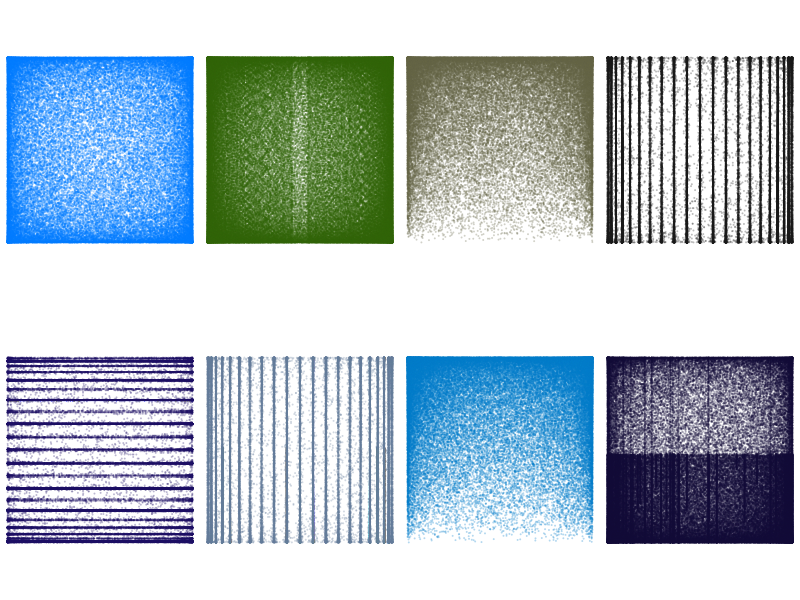

This chart was generated by the following R code:


par(mfrow=c(2,4), ann=FALSE, pty='s', cex=0.1, mai=c(.05,.05,.05,.05), mar=c(0.1, 0.1, 0.1, 0.1), oma=c(0,0,0,0))

x <- seq(-1250,1250, by=0.02)



ins <- seq(as.Date("2017-01-01"), as.Date("2017-04-30"), "days")
xx <- seq(as.Date("2016-01-01"), as.Date("2016-04-30"), "days")

a <- as.numeric(format(ins, "%d%m"))
b <- as.numeric(format(ins, "%Y"))

c <- as.numeric(format(xx, "%d%m"))
d <- as.numeric(format(xx, "%Y"))

c <- a + rnorm(length(a), mean=10, sd=15)
d <- b + rnorm(length(b), mean=5, sd=5)

plot(sin(c*(log(x)*3)), cos(d*x), axes=FALSE, col=rgb(0, 125, 255, 75, max=255))
plot(sin(a/x), cos(b*x), axes=FALSE, col=rgb(50, 100, 10, 75, max=255))
plot(sin(c*x), sqrt(cos(d*2/x)), axes=FALSE, col=rgb(100, 100, 70, 75, max=255))
plot(sin(c%/%x), cos(rnorm(length(d), mean=d, sd=d/4)/x), axes=FALSE, col=rgb(25, 25, 25, 75, max=255))
# 
# plot(sin(c/x), cos(d*x), axes=FALSE, col=rgb(0, 0, 1, 0.5))
# 
# plot(sin(a/x), cos(b/x), axes=FALSE, col=rgb(0, 0, 1, 0.5))
plot(sin(c%%x), cos(b%/%x), axes=FALSE, col=rgb(30, 15, 100, 75, max=255))
plot(sin(c%/%x), cos(d/(x*1.05)), axes=FALSE, col=rgb(100, 125, 155, 75, max=255))
plot(sin(a*abs(x)), sqrt(cos(d*x)), axes=FALSE, col=rgb(0, 125, 200, 75, max=255))
plot(sin(c%%abs(x)), cos(d/x), axes=FALSE, col=rgb(20, 12, 55, 75, max=255))

# plot(sin(a/x), cos(b*abs(x)), axes=FALSE, col=rgb(0, 0, 1, 0.5))
# plot(sin(a*abs(x)), cos(b/x), axes=FALSE, col=rgb(0, 0, 1, 0.5))
# 
# plot(sin(c/x), cos(d*abs(x)), axes=FALSE, col=rgb(0, 0, 1, 0.5))
# 
# plot(sin(a/x), cos(b/abs(x)), axes=FALSE, col=rgb(0, 0, 1, 0.5))

# plot(sin(a%/%abs(x)), cos(b/x), axes=FALSE, col=rgb(0, 0, 1, 0.5))
# 
# plot(sin(c/x), cos(d/abs(x)), axes=FALSE, col=rgb(0, 0, 1, 0.5))